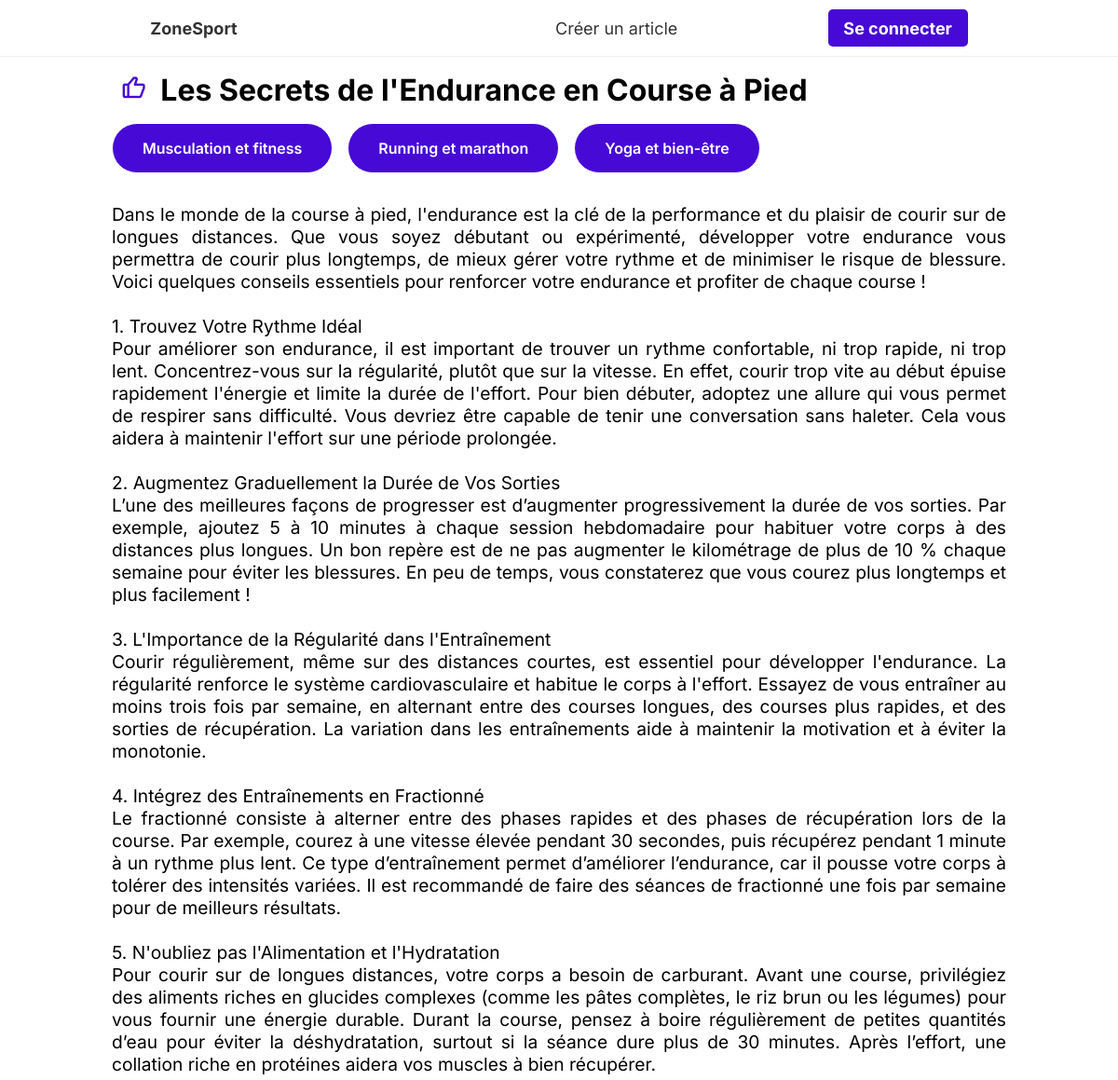
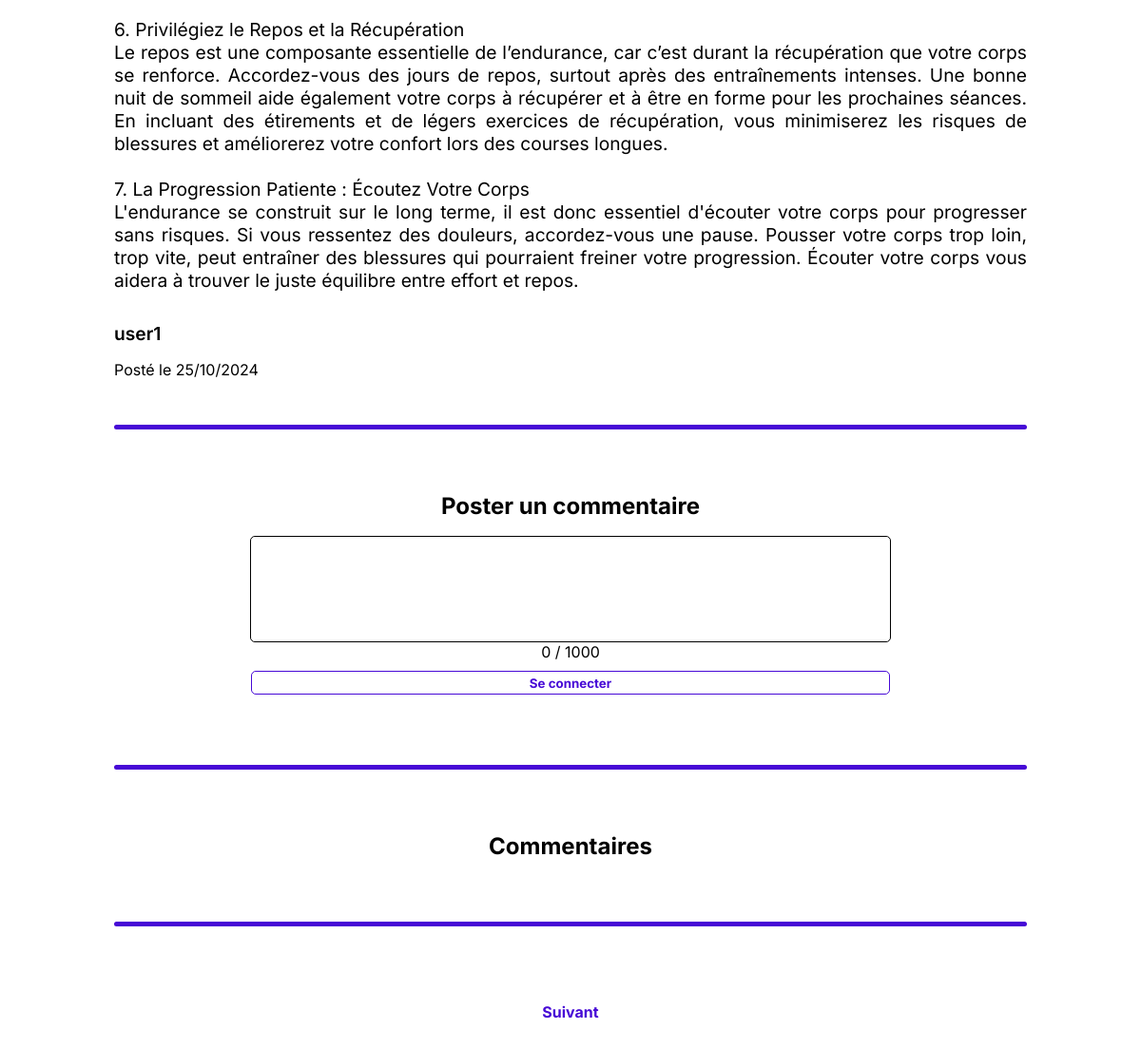
/src/pages/article.php?id=14, run on the app's committed database (2 pictures, top to bottom).
### tables this page shows
CREATE TABLE IF NOT EXISTS `article` (
  `id_article` int NOT NULL AUTO_INCREMENT,
  `title` varchar(100) NOT NULL,
  `text` varchar(4000) NOT NULL,
  `id_author` int NOT NULL,
  `creation_date` date NOT NULL,
  PRIMARY KEY (`id_article`),
  KEY `fk_article_author` (`id_author`)
);

CREATE TABLE IF NOT EXISTS `article_categories` (
  `id_article` int NOT NULL,
  `id_category` int NOT NULL,
  PRIMARY KEY (`id_article`,`id_category`),
  KEY `fk_article_categories_category` (`id_category`)
);

CREATE TABLE IF NOT EXISTS `category` (
  `id_category` int NOT NULL AUTO_INCREMENT,
  `name_category` varchar(25) NOT NULL,
  PRIMARY KEY (`id_category`),
  UNIQUE KEY `name_category` (`name_category`)
);

CREATE TABLE IF NOT EXISTS `user` (
  `id_user` int NOT NULL AUTO_INCREMENT,
  `pseudo` varchar(30) NOT NULL,
  `email` varchar(255) NOT NULL,
  `password` varchar(65) NOT NULL,
  `userType` enum('simpleUser','admin') NOT NULL DEFAULT 'simpleUser',
  PRIMARY KEY (`id_user`),
  UNIQUE KEY `pseudo` (`pseudo`),
  UNIQUE KEY `email` (`email`)
);

### src/pages/article.php (the view, shortened to what this page needs)
<?php
    require_once('../utils/functions.php');
    require_once('../includes/header.php');
    if (isset($_GET['id']) && is_numeric($_GET['id']) && $_GET['id'] >= 0) {
        $article = selectArticle($_SESSION['lastArticle']);
    } else {
        die("<div class=\"error-container\"><p>URL invalide</p><a href=\"./catalog.php?id=1\">Revenir à l'accueil</a></div>");
    }
    $creator = selectUser($article["id_author"]);
    $categories = selectCategories($_SESSION['lastArticle']);
    $nextArticle = selectNextArticle($_SESSION['lastArticle']);
?>
    <main class="article-main">
        <div class="article-container">
            <div>
                <form class="form-like" method="POST">
                <?php
                    if(isConnected()) {
                        if(isLiked($_GET['id'])) {
                            echo "<button type='submit' title='Retirer mon like' class='like-article-button' name='likeButton' value='unlike'><i class='bx bxs-like'></i></button>";
                        } else {
                            echo "<button type='submit' title='Ajouter mon like' class='like-article-button' name='likeButton' value='like'><i class='bx bx-like'></i></button>";
                        }
                    } else {
                        echo "<button type='submit' title='Ajouter mon like' class='like-article-button' name='likeButton' value='connectAndLike'><i class='bx bx-like'></i></button>";
                    }
                ?>
                </form>
                <h1><?php echo $article['title'] ; ?></h1>
            </div>
            <div class="pastilles-container">
                <?php
                    for ($i = 0; $i < sizeof($categories); $i++) {
                        echo '<div class="pastille-category"><span>'.$categories[strval($i)][$GLOBALS['db']['tables']['CATEGORIES']['fields']['NAME']].'</span></div>';
                    }
                ?>
            </div>
            <p class="article-text"><?php echo nl2br(htmlspecialchars($article[$GLOBALS['db']['tables']['ARTICLES']['fields']['TEXT']]))?></p>
            <p class="article-creator"><?php echo $creator[$GLOBALS['db']['tables']['USERS']['fields']['PSEUDO']]; ?></p>
            <p class="article-date">
                Posté le <?php echo formatDate($article[$GLOBALS['db']['tables']['ARTICLES']['fields']['DATE']]); ?>
            </p>
        </div>
        <div class="section-separator"></div>
        <div class="commentaires-container">
            <form class="form-new-commentaire" method="POST">
                <label class="new-commentaire-label" for="commentText"><h2>Poster un commentaire</h2></label>
                <textarea id="textarea" class="new-commentaire-text" oninput="updateCharacterCount(1000)" maxlength='1000' name="commentText"><?php echo (isset($commentText) && !empty($commentText) ? $commentText : "" ) ?></textarea>
                <div id="characterCount"></div>
                <button type="submit" class="new-commentaire-submit-button"><?php echo (empty($_SESSION["currentUser"]) ? "Se connecter" : "Envoyer le commentaire"); ?></button>
            </form>
            <div class="section-separator"></div>
            <h2>Commentaires</h2>
        </div>
        <div class="section-separator"></div>
        <div class="page-switch-container">
            <?php if (!empty($nextArticle)) { ?>
                <a href="article.php?id=<?php echo $nextArticle[$GLOBALS['db']['tables']['ARTICLES']['fields']['ID']] ?>">
                    <span class="page-switch-text">Suivant</span>
                </a>
            <?php } ?>
        </div>
    </main>
<?php
    require_once('../includes/footer.php');
?>

### src/utils/functions.php (shortened to what this page needs)
<?php
function getConnection() {
    $connexion = new PDO("mysql:host=".$GLOBALS['db']['host'].";dbname=".$GLOBALS['db']['name'].";charset=utf8", $GLOBALS['db']['username'], $GLOBALS['db']['password']);
    $connexion->setAttribute(PDO::ATTR_ERRMODE, PDO::ERRMODE_EXCEPTION);
    return $connexion;
}
function isConnected() {
    return isset($_SESSION['currentUser']) && !empty($_SESSION['currentUser']);
}
function formatDate($date) {
    $date_formatee = date("d/m/Y", strtotime($date));
    echo $date_formatee;
}
function selectUser($id_user) {
    try {
        $connexion = getConnection();
        $sql = "SELECT * FROM ".$GLOBALS['db']['tables']['USERS']['name']." WHERE ".$GLOBALS['db']['tables']['USERS']['fields']['ID']."=:id_user";
        $stmt = $connexion->prepare($sql);
        $stmt->bindParam(':id_user', $id_user);
        $stmt->execute();
        $user = $stmt->fetch(PDO::FETCH_ASSOC);
    } catch (PDOException $e) {
        die('Erreur PDO : ' . $e->getMessage());
    } catch (Exception $e) {
        die('Erreur Générale : ' . $e->getMessage());
    }
    return $user;
}
function selectArticle($id_article) {
    try {
        $connexion = getConnection();
        $sql = "SELECT * FROM ".$GLOBALS['db']['tables']['ARTICLES']['name']." WHERE ".$GLOBALS['db']['tables']['ARTICLES']['fields']['ID']."=:id_article";
        $stmt = $connexion->prepare($sql);
        $stmt->bindParam(':id_article', $id_article);
        $stmt->execute();
        $article = $stmt->fetch(PDO::FETCH_ASSOC);
    } catch (PDOException $e) {
        die('Erreur PDO : ' . $e->getMessage());
    } catch (Exception $e) {
        die('Erreur Générale : ' . $e->getMessage());
    }
    return $article;
}
function selectNextArticle($id_article) {
    try {
        $connexion = getConnection();
        $sql = "SELECT * FROM ".$GLOBALS['db']['tables']['ARTICLES']['name']." WHERE ".$GLOBALS['db']['tables']['ARTICLES']['fields']['ID'].">:id_article ORDER BY ".$GLOBALS['db']['tables']['ARTICLES']['fields']['ID']." ASC LIMIT 1";
        $stmt = $connexion->prepare($sql);
        $stmt->bindParam(':id_article', $id_article);
        $stmt->execute();
        $article = $stmt->fetch(PDO::FETCH_ASSOC);
    } catch (PDOException $e) {
        die('Erreur PDO : ' . $e->getMessage());
    } catch (Exception $e) {
        die('Erreur Générale : ' . $e->getMessage());
    }
    return $article;
}
function selectCategories($id_article) {
    try {
        $connexion = getConnection();
        $sql = "SELECT * FROM ".$GLOBALS['db']['tables']['CATEGORIES']['name']." AS c JOIN ".$GLOBALS['db']['tables']['ARTICLES_CATEGORIES']['name']." AS ac ON c.".$GLOBALS['db']['tables']['CATEGORIES']['fields']['ID']."=ac.".$GLOBALS['db']['tables']['ARTICLES_CATEGORIES']['fields']['CATEGORY']." WHERE ".$GLOBALS['db']['tables']['ARTICLES_CATEGORIES']['fields']['ARTICLE']."=:id_article";
        $stmt = $connexion->prepare($sql);
        $stmt->bindParam(':id_article', $id_article);
        $stmt->execute();
        $categories = $stmt->fetchAll(PDO::FETCH_ASSOC);
    } catch (PDOException $e) {
        die('Erreur PDO : ' . $e->getMessage());
    } catch (Exception $e) {
        die('Erreur Générale : ' . $e->getMessage());
    }
    return $categories;
}

### public/assets/css/global.css (style rules this page uses)
:root { --blanc: #fff; --gris: #333333; --primary: rgb(71, 9, 214); --size-navbar:60px; --section-separator-color: var(--primary); --error-redirect-text-color: var(--blanc); --error-redirect-text-color-hover: var(--primary); --error-redirect-background-color: var(--primary); --navbar-option-text-color-hover: var(--blanc); --navbar-option-background-color-hover: var(--primary); --button-text-color:var(--primary); --button-text-color-hover:var(--blanc); --button-bg-color:transparent; --button-bg-color-hover:var(--primary); --page-switch-color-text-color: var(--primary); --page-switch-color-text-color-hover: var(--blanc); --page-switch-color-background-hover: var(--primary); --pastille-category-text-color: var(--blanc); --pastille-category-text-color-hover: var(--primary); --pastille-category-background-color: var(--primary); --new-commentaire-submit-button-text-color: var(--primary); --new-commentaire-submit-button-text-color-hover: var(--blanc); }
* { margin:0; padding: 0; font-family: inter, arial, sans-serif; text-decoration: none; }
body { display : flex; justify-content: center; align-items: center; flex-direction: column; background-color: white; }
main { position: relative; display: flex; flex-direction: column; justify-content: center; align-items: center; min-height: calc(100vh - var(--size-navbar)); }
button { height: 25px; color: var(--primary); background-color: #FFFFFF; font-weight: bold; border: solid var(--primary) 1px; border-radius: 5px; transition: all ease 0.2s; cursor: pointer; }
h1 { margin: 20px; }
form { display: flex; flex-direction: column; width: 100%; }
form label { display: grid; margin-bottom: 10px; }
form button { margin-top: 10px; margin-bottom: 10px; }
input, textarea { font-size: 15px; padding: 5px; border-radius: 5px; border: 1px solid black; }
textarea { resize: none; }
a { color: #000; }
.article-list-container, .commentaires-container { display: flex; flex-direction: column; align-items: center; width: 80vw; }
.section-separator { width: 80vw; height: 5px; background-color: var(--section-separator-color); border-radius: 10px; margin: 3rem 0 3rem 0; }
.pastilles-container { display: flex; flex-direction: row; }
.pastille-category { width: fit-content; font-weight: 600; padding: 1rem 2rem; margin: 0 1rem 0 0; border-radius: 50px; border: solid 1px var(--blanc); color: var(--pastille-category-text-color); background-color: var(--pastille-category-background-color); transition: all ease 0.2s; cursor: pointer; }
.article-main { width: 90%; }
.article-container>div:first-of-type { display: flex; flex-direction: row; align-items: center; margin: 1rem 0 1rem 0; width: 100%; }
.article-container>div:first-of-type h1 { margin: 0; width: 80%; }
.form-like { display: flex; align-items: center; width: 50px; margin-right: 5px; }
.like-article-button { margin: 0; height: 100%; width: 100%; font-size: 1.8rem; border: none; }
.article-text { width: 80vw; font-size: 1.2rem; margin: 2rem 0 1rem 0 ; text-align: justify; }
.article-creator { font-size: 1.2rem; font-weight: 600; margin: 2rem 0 1rem 0; }
.commentaires-container h2 { margin: 1.1rem 0; }
.form-new-commentaire { width: inherit; display: flex; flex-direction: column; align-items: center; padding-bottom: 1rem; }
.new-commentaire-text { width: 69%; height: 100px; transition: all ease 0.4s; }
.new-commentaire-label { margin: 0; }
.new-commentaire-submit-button { width: 70%; }
.page-switch-container { display: flex; justify-content: center; align-items: center; flex-direction: row; margin: 2rem 0; }
.page-switch-container > * { margin: 0 2rem; }
.page-switch-text { font-weight: 700; padding: 1rem 3rem; color: var(--page-switch-color-text-color); transition: 0.4s all ease-in-out; }

### data on the page
article: title "Les Secrets de l'Endurance en Course à Pied", text "Dans le monde de la course à pied, l'endurance est la clé de la performance et du plaisir de courir sur de longues distances. Que vous soyez débutant ou expérimenté, développer votre endurance vous permettra de courir plus longtemps, de mieux gérer votre rythme et de minimiser le risque de blessure. Voici quelques conseils essentiels pour renforcer votre endurance et profiter de chaque course ! 1. Trouvez Votre Rythme Idéal Pour améliorer son endurance, il est important de trouver un rythme confortable, ni trop rapide, ni trop lent. Concentrez-vous sur la régularité, plutôt que sur la vitesse. En effet, courir trop vite au début épuise rapidement l'énergie et limite la durée de l'effort.…", creation_date "25/10/2024"
article_categories: id_category.name_category "Musculation et fitness"
article_categories: id_category.name_category "Running et marathon"
article_categories: id_category.name_category "Yoga et bien-être"
user: pseudo "user1"
